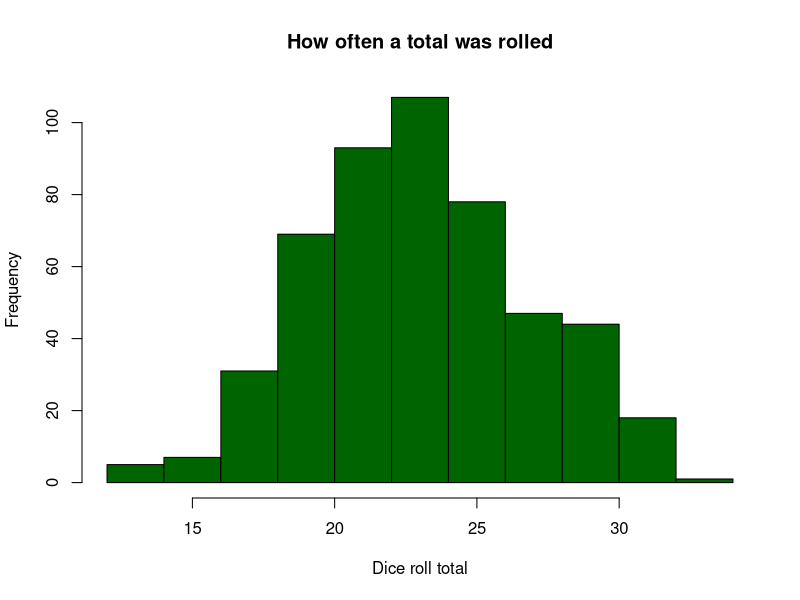

Source code (R):
## ---- chunk 1
knitr::opts_chunk$set(echo = TRUE)
## ---- chunk 2
# Hello there!

# Quick Commands up front:
# To create an R code block (like this!) - Ctrl+Shift+I
# To run an R code block here - Ctrl+Shift+Enter
# To Knit everything together, save the Rmd file, then... - Ctrl+Shift+K
# This creates an HTML file in the same place as your Rmd file.  Submit both!

# These instructions won't be visible in the HTML file because I have {r, echo=FALSE}
# You'll want echo to be TRUE for each of your R blocks in HW submission unless stating otherwise
# However, for industry engagements, maybe you don't want all your code out there. The option's there!

# Keep in mind that hashtags in R blocks comment things out.  Outside the blocks, they denote headers!
## ---- chunk 3
dice<-function(sides=6, reps, adding=0){
  x<-sample(1:sides, size = reps, replace=TRUE) # With dice, you roll with replacement
  total<-sum(x,na.rm = TRUE) + adding
  note<-paste0(reps,"d",sides," + ", adding)
  #print(note) # If you want to see the notation each time you roll, uncomment this part.
  total
}
## ---- chunk 4
dice(sides=4, reps=3, adding=6)
## ---- chunk 5
rolls<-0 # Initializing a numeric vector of Totals
for (i in 1:500){
  x<-dice(sides=6, reps=5, adding=6) # Creates a Total
  rolls[i]<-x # Adds this loop's total to the vector of Totals
}
rolls
## ---- chunk 6
hist(rolls, main = "How often a total was rolled", xlab = "Dice roll total", col = "darkgreen")
## ---- chunk 7
# Some takehome points:
# On your future homeworks, be sure to submit them as Rmarkdown/R Notebook files
# When you knit this together, there will be a .Rmd file and a .HTML file.  Submit both!
# Be sure to use echo=TRUE whenever you can.  It helps the grader see not only your plots, but what you coded to get them.
# Hashtags are different when they are out of R blocks
# Above all else, document everything.  The grader will send stuff back with his/her own comments.
